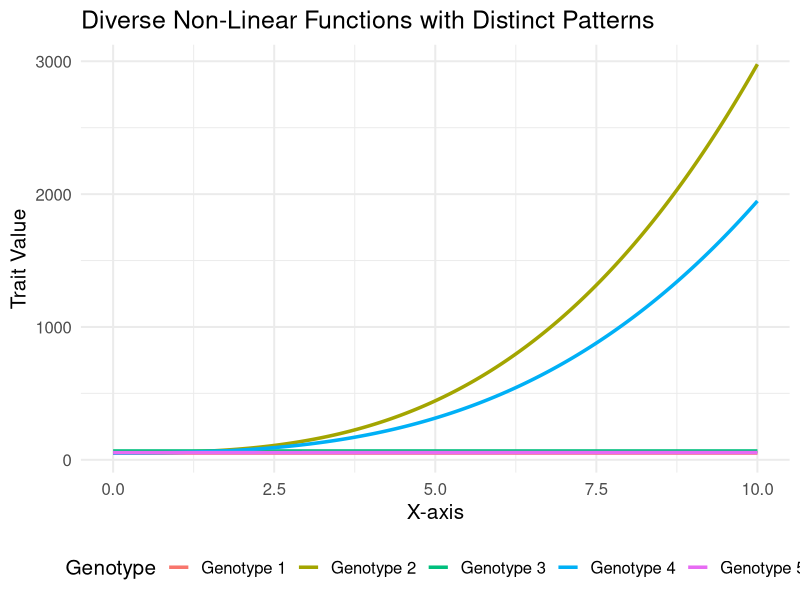

Write R code to recreate this figure.
library(ggplot2)

# Function to generate diverse non-linear crossing functions with visible traits
generate_diverse_functions <- function(num_functions = 5, x_range = c(0, 10), length_out = 1000) {
  # Generate x values
  x <- seq(x_range[1], x_range[2], length.out = length_out)
  
  # Create a data frame to hold all function data
  data <- data.frame()
  
  for (i in 1:num_functions) {
    # Randomly choose a function type
    chosen_type <- sample(c("quadratic", "polynomial", "sigmoid", "logistic"),1)#, "sinusoidal"), 1)
    
    # Generate y-values based on the chosen type
    if (chosen_type == "quadratic") {
      a <- runif(1, -0.00000000005, 0.000000000005)
      b <- runif(1, -0.001, 0.001)
      c <- runif(1, 10, 50)
      shift <- runif(1, 0, 50)
      y <- a * (x - shift)^2 + b * (x - shift) + c + i *10 # Vertical offset added
      print("quadratic")
    } else if (chosen_type == "polynomial") {
      coeff <- runif(4, -3, 3)
      c <- runif(1, 10, 50)
      y <- coeff[1] * x^3 + coeff[2] * x^2 + coeff[3] * x + coeff[4] + i * 10 + c # Vertical offset added
      print("polynomial")
    } else if (chosen_type == "sigmoid") {
      scale <- runif(1, 2, 100)
      offset <- runif(1, 0, 10)
      center <- runif(1, 10, 70)
      y <- scale / (1 + exp(-0.1 * (x - center))) + offset + i * 10  # Vertical offset added
      print("sigmoid")
    } else if (chosen_type == "logistic") {
      scale <- runif(1, 2, 5)
      offset <- runif(1, -5, 5)
      y <- scale / (1 + exp(-0.1 * x)) + offset + i * 10  # Vertical offset added
      print("logistic")
    } else if (chosen_type == "sinusoidal") {
      amplitude <- runif(1, 1, 4)
      phase_shift <- runif(1, 0, 2 * pi)
      y <- amplitude * sin(0.1 * x + phase_shift) + runif(1, -5, 5) + i * 10  # Vertical offset added
      print("sinusoidal")
    }
    
    
    # Store data in a data frame
    df <- data.frame(x = x, y = y, Genotype = paste("Genotype", i), Type = chosen_type)
    data <- rbind(data, df)
  }
  
  return(data)
}

# Generate and plot non-linear crossing functions
plot_data <- generate_diverse_functions(num_functions = 5)

# Plot using ggplot2
ggplot(plot_data, aes(x = x, y = y, color = Genotype)) +
  geom_line(size = 1.2) +
  labs(title = "Diverse Non-Linear Functions with Distinct Patterns",
       x = "X-axis",
       y = "Trait Value") +
  theme_minimal(base_size = 15) +
  theme(legend.position = "bottom")
